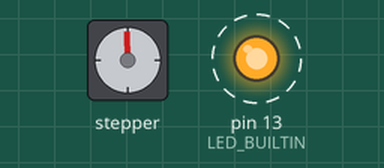
Bench run of a sketch on a simulated Arduino Uno, built with avr-gcc and run on an emulated ATmega328P. Parts: stepper motor, output pins drawn as LEDs (lit = HIGH). Wiring (inferred from the names in the program): stepper motor driver (200 steps per turn assumed): step pin 4; direction pin 3. Dashed ring = blinking. Pins used as bus, display or sensor lines are not drawn.

Above: at 0.05 s.
Timing chart, 0 to 3.0 s (numbered marks = the images above):
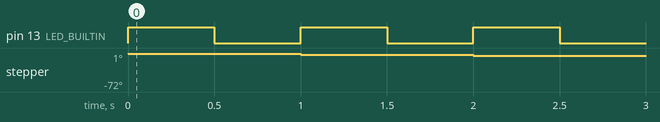

Measured:
- by itself, pin 13 (LED_BUILTIN): alternates HIGH for 0.50 s and LOW for 0.50 s

The sketch:

stepper_blink.ino
```cpp
#define DIR_PIN 3
#define STEP_PIN 4

int speedDelay = 500;

void setup() {
  // put your setup code here, to run once:
   pinMode(DIR_PIN, OUTPUT);
   pinMode(STEP_PIN, OUTPUT);
   pinMode(LED_BUILTIN, OUTPUT);

   digitalWrite(STEP_PIN, HIGH);
   digitalWrite(DIR_PIN, LOW);
}

void loop() {
  // put your main code here, to run repeatedly:
  digitalWrite(STEP_PIN, HIGH);
  digitalWrite(LED_BUILTIN, HIGH);
  delay(speedDelay);
  digitalWrite(STEP_PIN, LOW);
  digitalWrite(LED_BUILTIN, LOW);
  delay(speedDelay);
}
```
